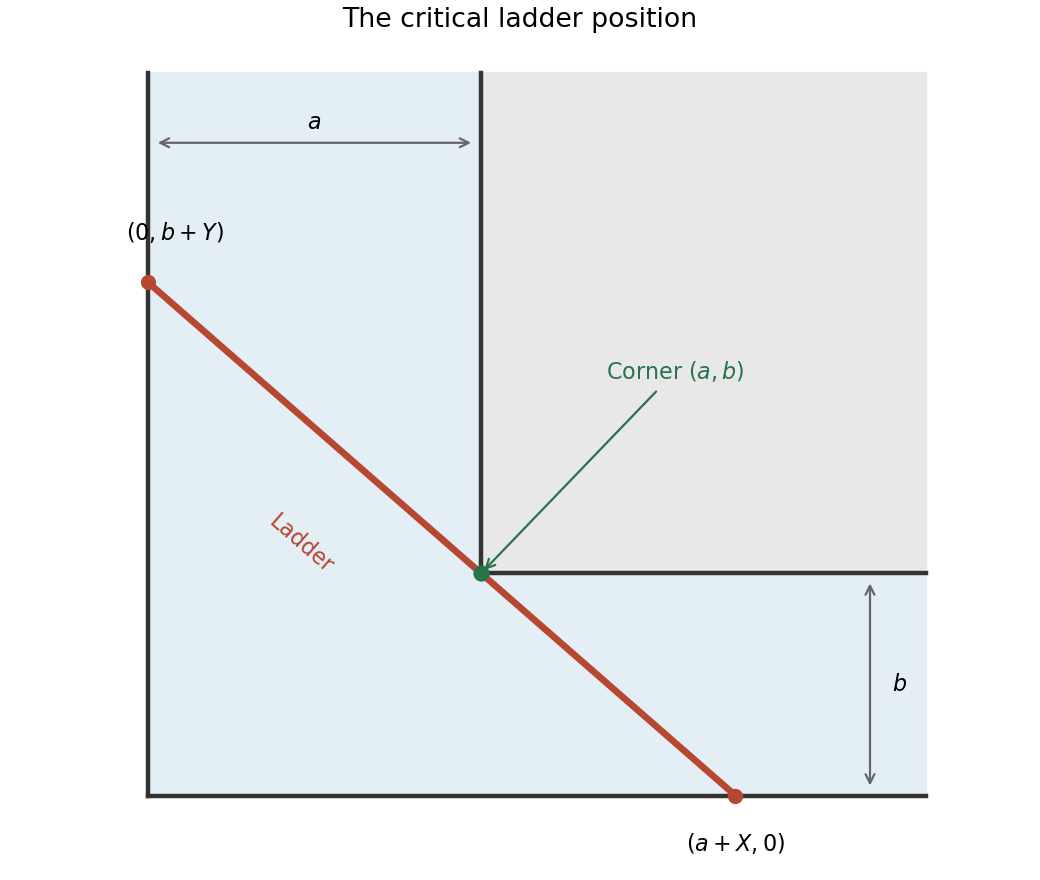

Reproduce this figure in Python.
"""Original exam-solution illustration; write the PNG basename to the cwd.

Tested with Python 3.14.4, NumPy 2.3.5 and Matplotlib 3.10.7.
"""
from pathlib import Path
import matplotlib
matplotlib.use("Agg")
import matplotlib.pyplot as plt
import numpy as np


def main():
    a,b=1.2,.8;X=(a*b*b)**(1/3);Y=(a*a*b)**(1/3)
    xmax,ymax=2.8,2.6
    fig,ax=plt.subplots(figsize=(6.5,5.5),layout="constrained",facecolor="white")
    ax.fill([0,xmax,xmax,a,a,0],[0,0,b,b,ymax,ymax],color="#e3eff5")
    ax.fill([a,xmax,xmax,a],[b,b,ymax,ymax],color=".91")
    ax.plot([0,0],[0,ymax],color=".2",lw=2);ax.plot([0,xmax],[0,0],color=".2",lw=2)
    ax.plot([a,a,xmax],[ymax,b,b],color=".2",lw=2)
    ax.plot([0,a+X],[b+Y,0],color="#b84732",lw=3)
    ax.scatter([0,a+X],[b+Y,0],s=34,color="#b84732",zorder=6)
    ax.scatter([a],[b],s=40,color="#27734c",zorder=7)
    ax.annotate(r"Corner $(a,b)$",(a,b),xytext=(1.65,1.5),arrowprops={"arrowstyle":"->","color":"#27734c"},color="#27734c",fontsize=10)
    ax.text(-.08,b+Y+.15,r"$(0,b+Y)$",fontsize=10)
    ax.text(a+X,-.2,r"$(a+X,0)$",ha="center",fontsize=10)
    ax.annotate("",(.02,ymax-.25),(a-.02,ymax-.25),arrowprops={"arrowstyle":"<->","color":".4"})
    ax.text(a/2,ymax-.2,"$a$",ha="center")
    ax.annotate("",(xmax-.2,.02),(xmax-.2,b-.02),arrowprops={"arrowstyle":"<->","color":".4"})
    ax.text(xmax-.12,b/2,"$b$",va="center")
    ax.text(.42,.8,"Ladder",rotation=-41,color="#b84732")
    ax.set(xlim=(-.24,xmax+.12),ylim=(-.28,ymax+.12),title="The critical ladder position")
    ax.set_aspect("equal");ax.axis("off")
    fig.savefig(Path("paper-1-ladder-corner.png"),dpi=160,facecolor="white");plt.close(fig)


if __name__ == "__main__":
    main()
